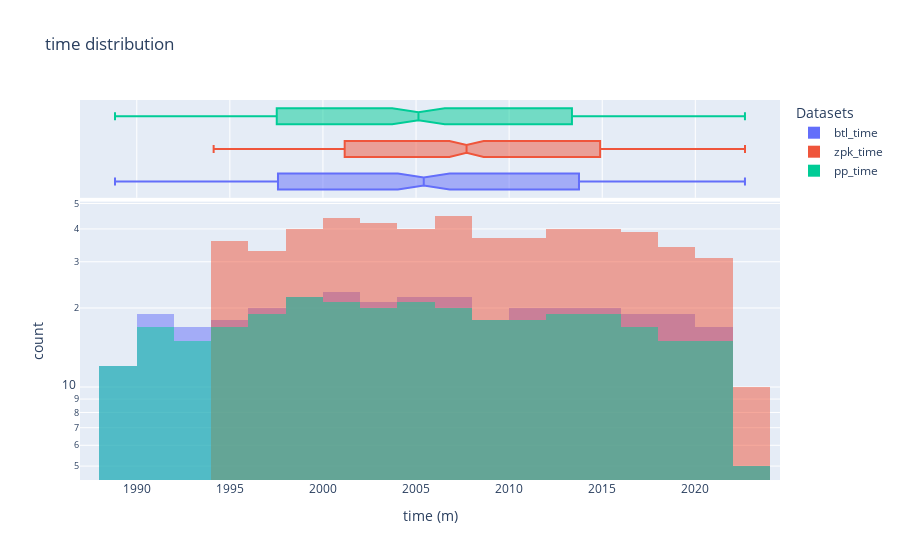

Source (notebook cell):
### Markdown cell above
## Manage index

---

### Code cell
times = pd.DataFrame(
    {
        "btl_time": hot_ctd.time.to_series(),
        "zpk_time": hot_zooplankton.time.to_series(),
        "pp_time": hot_primary_production.time.to_series(),
    }
)
fig = px.histogram(
    times,
    x=["btl_time", "zpk_time", "pp_time"],
    title="time distribution",
    opacity=0.5,
    log_y=True,
    nbins=30,
    barmode="overlay",
    marginal="box",
    labels={"value": "time (m)", "variable": "Datasets"},
)

fig.show()

### Figure 1 — Plotly figure (JSON) as saved in the notebook; plotly's stock layout.template omitted (floating-point values rounded to 4 significant figures; data arrays with more than 128 entries replaced by an {"elided": "..."} marker saying what was removed)
{"data": [{"alignmentgroup": "True", "bingroup": "x", "hovertemplate": "Datasets=btl_time<br>time (m)=%{x}<br>count=%{y}<extra></extra>", "legendgroup": "btl_time", "marker": {"color": "#636efa", "opacity": 0.5, "pattern": {"shape": ""}}, "name": "btl_time", "nbinsx": 30, "offsetgroup": "btl_time", "orientation": "v", "showlegend": true, "type": "histogram", "x": {"elided": "687 str values"}, "xaxis": "x", "yaxis": "y"}, {"alignmentgroup": "True", "hovertemplate": "Datasets=btl_time<br>time (m)=%{x}<extra></extra>", "legendgroup": "btl_time", "marker": {"color": "#636efa"}, "name": "btl_time", "notched": true, "offsetgroup": "btl_time", "showlegend": false, "type": "box", "x": {"elided": "687 str values"}, "xaxis": "x2", "yaxis": "y2"}, {"alignmentgroup": "True", "bingroup": "x", "hovertemplate": "Datasets=zpk_time<br>time (m)=%{x}<br>count=%{y}<extra></extra>", "legendgroup": "zpk_time", "marker": {"color": "#EF553B", "opacity": 0.5, "pattern": {"shape": ""}}, "name": "zpk_time", "nbinsx": 30, "offsetgroup": "zpk_time", "orientation": "v", "showlegend": true, "type": "histogram", "x": {"elided": "687 str values"}, "xaxis": "x", "yaxis": "y"}, {"alignmentgroup": "True", "hovertemplate": "Datasets=zpk_time<br>time (m)=%{x}<extra></extra>", "legendgroup": "zpk_time", "marker": {"color": "#EF553B"}, "name": "zpk_time", "notched": true, "offsetgroup": "zpk_time", "showlegend": false, "type": "box", "x": {"elided": "687 str values"}, "xaxis": "x2", "yaxis": "y2"}, {"alignmentgroup": "True", "bingroup": "x", "hovertemplate": "Datasets=pp_time<br>time (m)=%{x}<br>count=%{y}<extra></extra>", "legendgroup": "pp_time", "marker": {"color": "#00cc96", "opacity": 0.5, "pattern": {"shape": ""}}, "name": "pp_time", "nbinsx": 30, "offsetgroup": "pp_time", "orientation": "v", "showlegend": true, "type": "histogram", "x": {"elided": "687 str values"}, "xaxis": "x", "yaxis": "y"}, {"alignmentgroup": "True", "hovertemplate": "Datasets=pp_time<br>time (m)=%{x}<extra></extra>", "legendgroup": "pp_time", "marker": {"color": "#00cc96"}, "name": "pp_time", "notched": true, "offsetgroup": "pp_time", "showlegend": false, "type": "box", "x": {"elided": "687 str values"}, "xaxis": "x2", "yaxis": "y2"}], "layout": {"barmode": "overlay", "legend": {"title": {"text": "Datasets"}, "tracegroupgap": 0}, "title": {"text": "time distribution"}, "xaxis": {"anchor": "y", "domain": [0, 1], "title": {"text": "time (m)"}}, "xaxis2": {"anchor": "y2", "domain": [0, 1], "matches": "x", "showgrid": true, "showticklabels": false}, "yaxis": {"anchor": "x", "domain": [0, 0.7326], "title": {"text": "count"}, "type": "log"}, "yaxis2": {"anchor": "x2", "domain": [0.7426, 1], "matches": "y2", "showgrid": false, "showline": false, "showticklabels": false, "ticks": ""}}}
